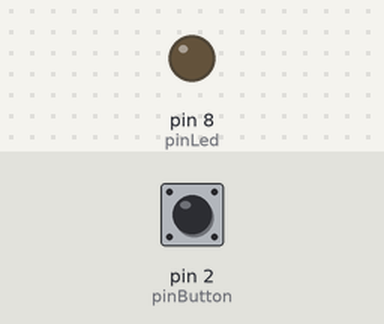
A sketch run on a simulated Arduino Uno, built with avr-gcc and run on an emulated ATmega328P. Parts: output pins drawn as LEDs (lit = HIGH). Dashed ring = blinking. Inputs (shaded band) come from the test bench; at power-on: pin 2 (pinButton) HIGH.

Above: at 1.2 s.
1.3 s: pin 2 (pinButton) pulled LOW for 1 s
At 1.55 s:
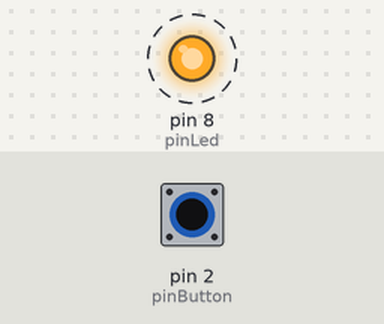
4.3 s: pin 2 (pinButton) pulled LOW for 3.2 s
At 8.2 s:
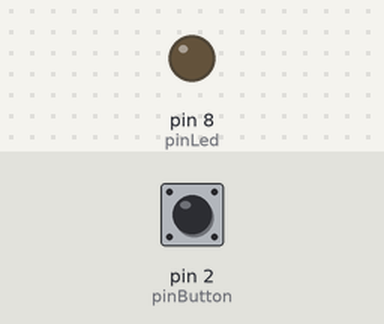
Timing chart, 0 to 9.7 s (numbered marks = the images above; inputs shaded):
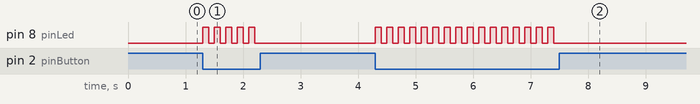

The sketch:

sketch_nov13a.ino
```cpp
const int pinButton = 2;
const int pinLed = 8;
void setup () {
pinMode (pinButton, INPUT);
pinMode (pinLed, OUTPUT);
// aktifkan pull-up resistor
digitalWrite (pinButton, HIGH);
}
void loop() {
  if (digitalRead (pinButton) == LOW){
    digitalWrite (pinLed, HIGH);
    delay (100);
    digitalWrite (pinLed, LOW);
    delay (100);
  } else {
    digitalWrite (pinLed, LOW);
  }}
```

Measured:
- after the input at 1.3 s, pin 8 (pinLed): alternates HIGH for 0.10 s and LOW for 0.10 s, 10 changes in all, then stays LOW, starting at once
- after the input at 4.3 s, pin 8 (pinLed): alternates HIGH for 0.10 s and LOW for 0.10 s, 32 changes in all, then stays LOW, starting at once
